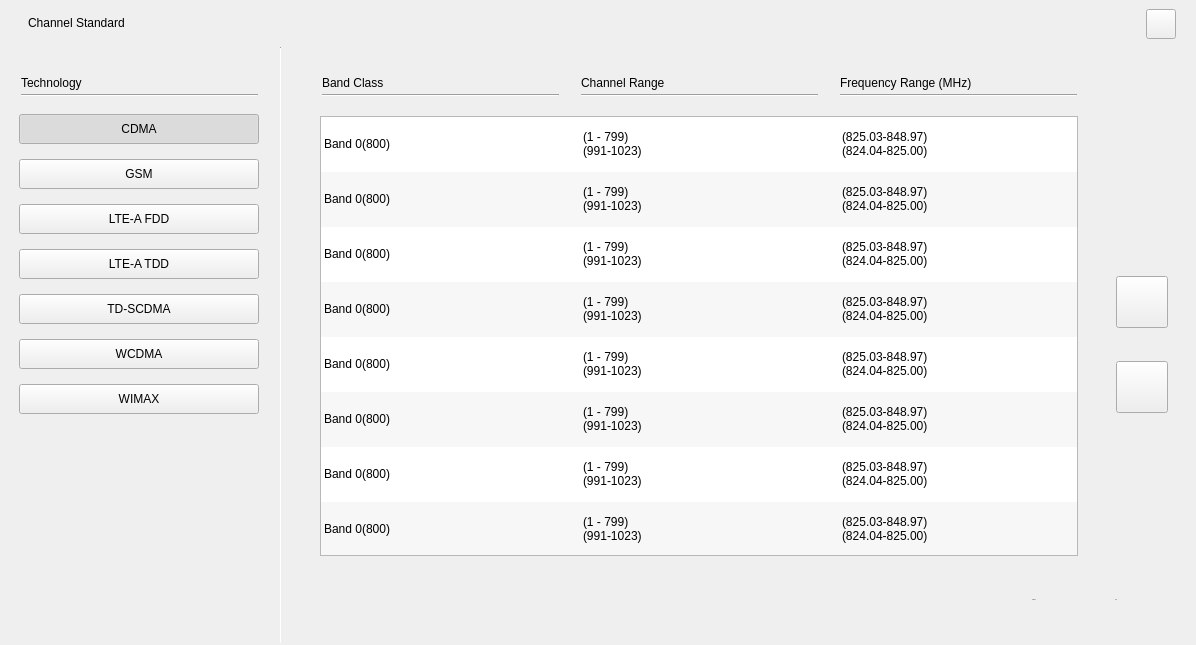
<?xml version="1.0" encoding="UTF-8"?>
<ui version="4.0">
 <class>SA_Dialog_CH_Std</class>
 <widget class="QWidget" name="SA_Dialog_CH_Std">
  <property name="geometry">
   <rect>
    <x>0</x>
    <y>0</y>
    <width>1196</width>
    <height>645</height>
   </rect>
  </property>
  <property name="windowTitle">
   <string>Form</string>
  </property>
  <property name="layoutDirection">
   <enum>Qt::LeftToRight</enum>
  </property>
  <property name="styleSheet">
   <string notr="true"/>
  </property>
  <property name="status" stdset="0">
   <string>night</string>
  </property>
  <layout class="QVBoxLayout" name="verticalLayout" stretch="46,599">
   <property name="spacing">
    <number>0</number>
   </property>
   <property name="leftMargin">
    <number>0</number>
   </property>
   <property name="topMargin">
    <number>0</number>
   </property>
   <property name="rightMargin">
    <number>0</number>
   </property>
   <property name="bottomMargin">
    <number>0</number>
   </property>
   <item>
    <widget class="QWidget" name="widget_title" native="true">
     <property name="minimumSize">
      <size>
       <width>0</width>
       <height>46</height>
      </size>
     </property>
     <property name="maximumSize">
      <size>
       <width>16777215</width>
       <height>46</height>
      </size>
     </property>
     <property name="styleSheet">
      <string notr="true">/*******************indoor**********************/ 
#SA_Dialog_CH_Std[status = &quot;indoor&quot;] #widget_title
{
	background-color:rgba(201,201,201,1);
	border-bottom:1px solid rgba(0,0,0,1);
}
#SA_Dialog_CH_Std[status=&quot;indoor&quot;] #widget_title&gt;#pb_close
{
	border-style:flat;
	background-image: url(:/sa/image/btn_close_w30_normal.png);
}
#SA_Dialog_CH_Std[status=&quot;indoor&quot;] #widget_title&gt;#pb_close:pressed
{
	background-image: url(:/sa/image/btn_close_w30_click.png);
}
#SA_Dialog_CH_Std[status=&quot;indoor&quot;] #widget_title&gt;#lblTitle
{
	color:rgb(0,0,0);
	font:75 20px &quot;Arial&quot;;
	font-weight:bold;
}
/*******************outdoor**********************/
#SA_Dialog_CH_Std[status=&quot;outdoor&quot;] #widget_title
{
	background-color:rgba(201,201,201,1);
	border-bottom:1px solid rgba(0,0,0,1);
}
#SA_Dialog_CH_Std[status=&quot;outdoor&quot;] #widget_title&gt;#pb_close
{
	border-style:flat;
	background-image: url(:/sa/image/btn_close_w30_normal.png);
}
#SA_Dialog_CH_Std[status=&quot;outdoor&quot;] #widget_title&gt;#pb_close:pressed
{
	background-image: url(:/sa/image/btn_close_w30_click.png);
}
#SA_Dialog_CH_Std[status=&quot;outdoor&quot;] #widget_title&gt;#lblTitle
{
	color:rgb(0,0,0);
	font:75 20px &quot;Arial&quot;;
	font-weight:bold;
}
/*******************night**********************/
#SA_Dialog_CH_Std[status=&quot;night&quot;] #widget_title
{
	background-color: rgb(197,172,131);
	border-bottom:1px solid rgba(0,0,0,1);
}
#SA_Dialog_CH_Std[status=&quot;night&quot;] #widget_title&gt;#pb_close
{
	border-style:flat;
	background-image: url(:/sa/image/night/btn_close_normal.png);
}
#SA_Dialog_CH_Std[status=&quot;night&quot;] #widget_title&gt;#pb_close:pressed
{
	background-image: url(:/sa/image/night/btn_close_click.png);
}
#SA_Dialog_CH_Std[status=&quot;night&quot;] #widget_title&gt;#lblTitle
{
	color:rgb(0,0,0);
	font:75 20px &quot;Arial&quot;;
	font-weight:bold;
}

</string>
     </property>
     <layout class="QHBoxLayout" name="horizontalLayout">
      <property name="leftMargin">
       <number>28</number>
      </property>
      <property name="rightMargin">
       <number>20</number>
      </property>
      <item>
       <widget class="QLabel" name="lblTitle">
        <property name="minimumSize">
         <size>
          <width>228</width>
          <height>22</height>
         </size>
        </property>
        <property name="maximumSize">
         <size>
          <width>228</width>
          <height>22</height>
         </size>
        </property>
        <property name="text">
         <string>Channel Standard</string>
        </property>
       </widget>
      </item>
      <item>
       <spacer name="horizontalSpacer">
        <property name="orientation">
         <enum>Qt::Horizontal</enum>
        </property>
        <property name="sizeHint" stdset="0">
         <size>
          <width>875</width>
          <height>20</height>
         </size>
        </property>
       </spacer>
      </item>
      <item>
       <widget class="QPushButton" name="pb_close">
        <property name="minimumSize">
         <size>
          <width>30</width>
          <height>30</height>
         </size>
        </property>
        <property name="maximumSize">
         <size>
          <width>30</width>
          <height>30</height>
         </size>
        </property>
        <property name="text">
         <string/>
        </property>
       </widget>
      </item>
     </layout>
    </widget>
   </item>
   <item>
    <widget class="QWidget" name="widget_main" native="true">
     <property name="layoutDirection">
      <enum>Qt::LeftToRight</enum>
     </property>
     <property name="styleSheet">
      <string notr="true">/*******************indoor**********************/ 
#SA_Dialog_CH_Std[status = &quot;indoor&quot;] #widget_main
{
	background-color:rgba(255,255,255,1);
}
#SA_Dialog_CH_Std[status = &quot;indoor&quot;] #widget_main&gt;QLabel
{
	color:rgba(6, 62, 97, 1);
	font:75 15px &quot;Arial&quot;;
	font-weight:bold;
}
#SA_Dialog_CH_Std[status = &quot;indoor&quot;] #widget_main&gt;#pb_up
{
	border-style:flat;
	background-image: url(:/sa/image/btn_up_normal.png);
}
#SA_Dialog_CH_Std[status = &quot;indoor&quot;] #widget_main&gt;#pb_up:pressed
{
	background-image: url(:/sa/image/btn_up_click.png);
}
#SA_Dialog_CH_Std[status = &quot;indoor&quot;] #widget_main&gt;#pb_down
{
border-style:flat;
	background-image: url(:/sa/image/btn_down_normal.png);
}
#SA_Dialog_CH_Std[status = &quot;indoor&quot;] #widget_main&gt;#pb_down:pressed
{
	background-image: url(:/sa/image/btn_down_click.png);
}
#SA_Dialog_CH_Std[status = &quot;indoor&quot;] #widget_main&gt;#line,
#SA_Dialog_CH_Std[status = &quot;indoor&quot;] #widget_main&gt;#line_2,
#SA_Dialog_CH_Std[status = &quot;indoor&quot;] #widget_main&gt;#line_3,
#SA_Dialog_CH_Std[status = &quot;indoor&quot;] #widget_main&gt;#line_4
{
	background-color:rgba(6,62,97,1);
}

#SA_Dialog_CH_Std[status = &quot;indoor&quot;] #widget_main&gt;#line_5
{
	background-color:rgba(181, 181, 181, 1);
}
#SA_Dialog_CH_Std[status = &quot;indoor&quot;] #widget_main&gt;#tableWidget
{
	border-style:flat;
	outline:0px;
	font:75 15px &quot;Arial&quot;;
	
}
#SA_Dialog_CH_Std[status = &quot;indoor&quot;] #widget_main&gt;#tableWidget::item
{
	padding-left:10px;
}
#SA_Dialog_CH_Std[status = &quot;indoor&quot;] #widget_main&gt;#tableWidget::item:selected
{
	border-style:flat;
	font-weight:bold;
	background-image: url(:/sa/image/box_click.png);
}
#SA_Dialog_CH_Std[status = &quot;indoor&quot;] #widget_main&gt;QPushButton:checked
{
	background-color:rgba(255, 181, 0, 1)
}
#SA_Dialog_CH_Std[status = &quot;indoor&quot;] #widget_main&gt;QPushButton
{
	border-style:flat;
	text-align:left;
	padding-left:10px;
}

#SA_Dialog_CH_Std[status = &quot;indoor&quot;] #widget_main&gt;#pb_ok
{
	color:rgba(0,0,0,0);
	background-image: url(:/sa/image/btn_ok_w80_nor.png);
}
#SA_Dialog_CH_Std[status = &quot;indoor&quot;] #widget_main&gt;#pb_ok:pressed
{	
	color:rgba(0,0,0,0);
	background-image: url(:/sa/image/btn_ok_w80_click.png);
}
#SA_Dialog_CH_Std[status = &quot;indoor&quot;] #widget_main&gt;#pb_cancel
{
	color:rgba(0,0,0,0);
	background-image: url(:/sa/image/btn_cancel_w80_nor.png);
}
#SA_Dialog_CH_Std[status = &quot;indoor&quot;] #widget_main&gt;#pb_cancel:pressed
{	
	color:rgba(0,0,0,0);
	background-image: url(:/sa/image/btn_cancel_w80_click.png);
}
/*******************outdoor**********************/
#SA_Dialog_CH_Std[status = &quot;outdoor&quot;] #widget_main
{
	background-color:rgba(255,255,255,1);
}
#SA_Dialog_CH_Std[status = &quot;outdoor&quot;] #widget_main&gt;QLabel
{
	color:rgba(6, 62, 97, 1);
	font:75 15px &quot;Arial&quot;;
	font-weight:bold;
}
#SA_Dialog_CH_Std[status = &quot;outdoor&quot;] #widget_main&gt;#pb_up
{
	border-style:flat;
	background-image: url(:/sa/image/btn_up_normal.png);
}
#SA_Dialog_CH_Std[status = &quot;outdoor&quot;] #widget_main&gt;#pb_up:pressed
{
	background-image: url(:/sa/image/btn_up_click.png);
}
#SA_Dialog_CH_Std[status = &quot;outdoor&quot;] #widget_main&gt;#pb_down
{
border-style:flat;
	background-image: url(:/sa/image/btn_down_normal.png);
}
#SA_Dialog_CH_Std[status = &quot;outdoor&quot;] #widget_main&gt;#pb_down:pressed
{
	background-image: url(:/sa/image/btn_down_click.png);
}
#SA_Dialog_CH_Std[status = &quot;outdoor&quot;] #widget_main&gt;#line,
#SA_Dialog_CH_Std[status = &quot;outdoor&quot;] #widget_main&gt;#line_2,
#SA_Dialog_CH_Std[status = &quot;outdoor&quot;] #widget_main&gt;#line_3,
#SA_Dialog_CH_Std[status = &quot;outdoor&quot;] #widget_main&gt;#line_4
{
	background-color:rgba(6,62,97,1);
}

#SA_Dialog_CH_Std[status = &quot;outdoor&quot;] #widget_main&gt;#line_5
{
	background-color:rgba(181, 181, 181, 1);
}
#SA_Dialog_CH_Std[status = &quot;outdoor&quot;] #widget_main&gt;#tableWidget
{
	border-style:flat;
	outline:0px;
	font:75 15px &quot;Arial&quot;;
	
}
#SA_Dialog_CH_Std[status = &quot;outdoor&quot;] #widget_main&gt;#tableWidget::item
{
	padding-left:10px;
}
#SA_Dialog_CH_Std[status = &quot;outdoor&quot;] #widget_main&gt;#tableWidget::item:selected
{
	border-style:flat;
	font-weight:bold;
	background-image: url(:/sa/image/box_click.png);
}
#SA_Dialog_CH_Std[status = &quot;outdoor&quot;] #widget_main&gt;QPushButton:checked
{
	background-color:rgba(255, 181, 0, 1)
}
#SA_Dialog_CH_Std[status = &quot;outdoor&quot;] #widget_main&gt;QPushButton
{
	border-style:flat;
	text-align:left;
	padding-left:10px;
}
#SA_Dialog_CH_Std[status = &quot;outdoor&quot;] #widget_main&gt;#pb_ok
{
	color:rgba(0,0,0,0);
	background-image: url(:/sa/image/btn_ok_w80_nor.png);
}
#SA_Dialog_CH_Std[status = &quot;outdoor&quot;] #widget_main&gt;#pb_ok:pressed
{	
	color:rgba(0,0,0,0);
	background-image: url(:/sa/image/btn_ok_w80_click.png);
}
#SA_Dialog_CH_Std[status = &quot;outdoor&quot;] #widget_main&gt;#pb_cancel
{
	color:rgba(0,0,0,0);
	background-image: url(:/sa/image/btn_cancel_w80_nor.png);
}
#SA_Dialog_CH_Std[status = &quot;outdoor&quot;] #widget_main&gt;#pb_cancel:pressed
{	
	color:rgba(0,0,0,0);
	background-image: url(:/sa/image/btn_cancel_w80_click.png);
}

/*******************night**********************/
#SA_Dialog_CH_Std[status = &quot;night&quot;] #widget_main
{
	background-color:rgba(0,0,0,1);
}
#SA_Dialog_CH_Std[status = &quot;night&quot;] #widget_main&gt;QLabel
{
	color:rgba(7,97,116,1);
	font:75 15px &quot;Arial&quot;;
	font-weight:bold;
}
#SA_Dialog_CH_Std[status = &quot;night&quot;] #widget_main&gt;#pb_up
{
	border-style:flat;
	background-color:rgb(0,0,0);
	background-image: url(:/sa/image/night/btn_up_normal.png);
}
#SA_Dialog_CH_Std[status = &quot;night&quot;] #widget_main&gt;#pb_up:pressed
{
	background-color:rgb(0,0,0);
	background-image: url(:/sa/image/night/btn_up_click.png);
}
#SA_Dialog_CH_Std[status = &quot;night&quot;] #widget_main&gt;#pb_down
{
	background-color:rgb(0,0,0);
	border-style:flat;
	background-image: url(:/sa/image/night/btn_down_normal.png);
}
#SA_Dialog_CH_Std[status = &quot;night&quot;] #widget_main&gt;#pb_down:pressed
{
	background-color:rgb(0,0,0);
	background-image: url(:/sa/image/night/btn_down_click.png);
}
#SA_Dialog_CH_Std[status = &quot;night&quot;] #widget_main&gt;#line,
#SA_Dialog_CH_Std[status = &quot;night&quot;] #widget_main&gt;#line_2,
#SA_Dialog_CH_Std[status = &quot;night&quot;] #widget_main&gt;#line_3,
#SA_Dialog_CH_Std[status = &quot;night&quot;] #widget_main&gt;#line_4
{
	background-color:rgba(6,62,97,1);
}

#SA_Dialog_CH_Std[status = &quot;night&quot;] #widget_main&gt;#line_5
{
	background-color:rgba(7,97,116,1);
}
#SA_Dialog_CH_Std[status = &quot;night&quot;] #widget_main&gt;#tableWidget
{
	background-color: rgb(0, 0, 0);
	alternate-background-color: rgba(24,23,20,1);
	color: rgba(176,153,117,1);
	border-style:flat;
	outline:0px;
	font:75 15px &quot;Arial&quot;;
	
}
#SA_Dialog_CH_Std[status = &quot;night&quot;] #widget_main&gt;#tableWidget::item
{
	padding-left:10px;
}
#SA_Dialog_CH_Std[status = &quot;night&quot;] #widget_main&gt;#tableWidget::item:selected
{
	color: rgba(0,0,0,1);
	border-style:flat;
	font-weight:bold;
	background-image: url(:/sa/image/night/box_click.png);
}
#SA_Dialog_CH_Std[status = &quot;night&quot;] #widget_main&gt;QPushButton:checked
{
	color:rgba(0,0,0,1);
	background-color:rgba(255, 156, 0, 1)
}
#SA_Dialog_CH_Std[status = &quot;night&quot;] #widget_main&gt;QPushButton
{
	color:rgba(251, 219, 167, 1);
	background-color:rgba(24,23,20,1);
	border-style:flat;
	text-align:left;
	padding-left:10px;
}
#SA_Dialog_CH_Std[status = &quot;night&quot;] #widget_main&gt;#pb_ok
{
	padding-left:30px;
	font:75 13px &quot;Arial&quot;;
	border-style: flat;
	border-image: url(:/sa/image/night/btn_ok_w80_nor.png);
}
#SA_Dialog_CH_Std[status = &quot;night&quot;] #widget_main&gt;#pb_ok:pressed
{	
	border-image: url(:/sa/image/night/btn_w70_click.png);
}

#SA_Dialog_CH_Std[status = &quot;night&quot;] #widget_main&gt;#pb_cancel
{
	font:75 13px &quot;Arial&quot;;
	padding-left:20px;
	padding-top:3px;
	border-style: flat;
	border-image: url(:/sa/image/night/btn_w70_normal.png);
}
#SA_Dialog_CH_Std[status = &quot;night&quot;] #widget_main&gt;#pb_cancel:pressed
{	
	border-image: url(:/sa/image/night/btn_w70_click.png);
}</string>
     </property>
     <widget class="QPushButton" name="pb_CDMA">
      <property name="geometry">
       <rect>
        <x>19</x>
        <y>68</y>
        <width>240</width>
        <height>30</height>
       </rect>
      </property>
      <property name="text">
       <string>CDMA</string>
      </property>
      <property name="checkable">
       <bool>true</bool>
      </property>
      <property name="checked">
       <bool>true</bool>
      </property>
     </widget>
     <widget class="QPushButton" name="pb_GSM">
      <property name="geometry">
       <rect>
        <x>19</x>
        <y>113</y>
        <width>240</width>
        <height>30</height>
       </rect>
      </property>
      <property name="text">
       <string>GSM</string>
      </property>
      <property name="checkable">
       <bool>true</bool>
      </property>
     </widget>
     <widget class="QPushButton" name="pb_LTEFDD">
      <property name="geometry">
       <rect>
        <x>19</x>
        <y>158</y>
        <width>240</width>
        <height>30</height>
       </rect>
      </property>
      <property name="text">
       <string>LTE-A FDD</string>
      </property>
      <property name="checkable">
       <bool>true</bool>
      </property>
     </widget>
     <widget class="QPushButton" name="pb_LTETDD">
      <property name="geometry">
       <rect>
        <x>19</x>
        <y>203</y>
        <width>240</width>
        <height>30</height>
       </rect>
      </property>
      <property name="text">
       <string>LTE-A TDD</string>
      </property>
      <property name="checkable">
       <bool>true</bool>
      </property>
     </widget>
     <widget class="QPushButton" name="pb_TD">
      <property name="geometry">
       <rect>
        <x>19</x>
        <y>248</y>
        <width>240</width>
        <height>30</height>
       </rect>
      </property>
      <property name="text">
       <string>TD-SCDMA</string>
      </property>
      <property name="checkable">
       <bool>true</bool>
      </property>
     </widget>
     <widget class="QPushButton" name="pb_WCDMA">
      <property name="geometry">
       <rect>
        <x>19</x>
        <y>293</y>
        <width>240</width>
        <height>30</height>
       </rect>
      </property>
      <property name="text">
       <string>WCDMA</string>
      </property>
      <property name="checkable">
       <bool>true</bool>
      </property>
     </widget>
     <widget class="QPushButton" name="pb_WIMAX">
      <property name="geometry">
       <rect>
        <x>19</x>
        <y>338</y>
        <width>240</width>
        <height>30</height>
       </rect>
      </property>
      <property name="text">
       <string>WIMAX</string>
      </property>
      <property name="checkable">
       <bool>true</bool>
      </property>
     </widget>
     <widget class="QLabel" name="label_2">
      <property name="geometry">
       <rect>
        <x>21</x>
        <y>28</y>
        <width>90</width>
        <height>17</height>
       </rect>
      </property>
      <property name="text">
       <string>Technology</string>
      </property>
     </widget>
     <widget class="QTableWidget" name="tableWidget">
      <property name="geometry">
       <rect>
        <x>320</x>
        <y>70</y>
        <width>758</width>
        <height>440</height>
       </rect>
      </property>
      <property name="layoutDirection">
       <enum>Qt::LeftToRight</enum>
      </property>
      <property name="styleSheet">
       <string notr="true"/>
      </property>
      <property name="frameShape">
       <enum>QFrame::StyledPanel</enum>
      </property>
      <property name="verticalScrollBarPolicy">
       <enum>Qt::ScrollBarAlwaysOff</enum>
      </property>
      <property name="horizontalScrollBarPolicy">
       <enum>Qt::ScrollBarAlwaysOff</enum>
      </property>
      <property name="showDropIndicator" stdset="0">
       <bool>true</bool>
      </property>
      <property name="alternatingRowColors">
       <bool>true</bool>
      </property>
      <property name="textElideMode">
       <enum>Qt::ElideRight</enum>
      </property>
      <property name="showGrid">
       <bool>false</bool>
      </property>
      <property name="wordWrap">
       <bool>true</bool>
      </property>
      <property name="rowCount">
       <number>9</number>
      </property>
      <property name="columnCount">
       <number>3</number>
      </property>
      <attribute name="horizontalHeaderVisible">
       <bool>false</bool>
      </attribute>
      <attribute name="horizontalHeaderDefaultSectionSize">
       <number>259</number>
      </attribute>
      <attribute name="horizontalHeaderHighlightSections">
       <bool>false</bool>
      </attribute>
      <attribute name="horizontalHeaderStretchLastSection">
       <bool>true</bool>
      </attribute>
      <attribute name="verticalHeaderVisible">
       <bool>false</bool>
      </attribute>
      <attribute name="verticalHeaderDefaultSectionSize">
       <number>55</number>
      </attribute>
      <attribute name="verticalHeaderHighlightSections">
       <bool>false</bool>
      </attribute>
      <attribute name="verticalHeaderStretchLastSection">
       <bool>false</bool>
      </attribute>
      <row>
       <property name="text">
        <string>新建行</string>
       </property>
      </row>
      <row/>
      <row/>
      <row/>
      <row/>
      <row/>
      <row/>
      <row/>
      <row/>
      <column>
       <property name="text">
        <string>新建列</string>
       </property>
      </column>
      <column/>
      <column/>
      <item row="0" column="0">
       <property name="text">
        <string>Band 0(800)</string>
       </property>
      </item>
      <item row="0" column="1">
       <property name="text">
        <string>(1 - 799)
(991-1023)</string>
       </property>
      </item>
      <item row="0" column="2">
       <property name="text">
        <string>(825.03-848.97)
(824.04-825.00)</string>
       </property>
      </item>
      <item row="1" column="0">
       <property name="text">
        <string>Band 0(800)</string>
       </property>
      </item>
      <item row="1" column="1">
       <property name="text">
        <string>(1 - 799)
(991-1023)</string>
       </property>
      </item>
      <item row="1" column="2">
       <property name="text">
        <string>(825.03-848.97)
(824.04-825.00)</string>
       </property>
      </item>
      <item row="2" column="0">
       <property name="text">
        <string>Band 0(800)</string>
       </property>
      </item>
      <item row="2" column="1">
       <property name="text">
        <string>(1 - 799)
(991-1023)</string>
       </property>
      </item>
      <item row="2" column="2">
       <property name="text">
        <string>(825.03-848.97)
(824.04-825.00)</string>
       </property>
      </item>
      <item row="3" column="0">
       <property name="text">
        <string>Band 0(800)</string>
       </property>
      </item>
      <item row="3" column="1">
       <property name="text">
        <string>(1 - 799)
(991-1023)</string>
       </property>
      </item>
      <item row="3" column="2">
       <property name="text">
        <string>(825.03-848.97)
(824.04-825.00)</string>
       </property>
      </item>
      <item row="4" column="0">
       <property name="text">
        <string>Band 0(800)</string>
       </property>
      </item>
      <item row="4" column="1">
       <property name="text">
        <string>(1 - 799)
(991-1023)</string>
       </property>
      </item>
      <item row="4" column="2">
       <property name="text">
        <string>(825.03-848.97)
(824.04-825.00)</string>
       </property>
      </item>
      <item row="5" column="0">
       <property name="text">
        <string>Band 0(800)</string>
       </property>
      </item>
      <item row="5" column="1">
       <property name="text">
        <string>(1 - 799)
(991-1023)</string>
       </property>
      </item>
      <item row="5" column="2">
       <property name="text">
        <string>(825.03-848.97)
(824.04-825.00)</string>
       </property>
      </item>
      <item row="6" column="0">
       <property name="text">
        <string>Band 0(800)</string>
       </property>
      </item>
      <item row="6" column="1">
       <property name="text">
        <string>(1 - 799)
(991-1023)</string>
       </property>
      </item>
      <item row="6" column="2">
       <property name="text">
        <string>(825.03-848.97)
(824.04-825.00)</string>
       </property>
      </item>
      <item row="7" column="0">
       <property name="text">
        <string>Band 0(800)</string>
       </property>
      </item>
      <item row="7" column="1">
       <property name="text">
        <string>(1 - 799)
(991-1023)</string>
       </property>
      </item>
      <item row="7" column="2">
       <property name="text">
        <string>(825.03-848.97)
(824.04-825.00)</string>
       </property>
      </item>
      <item row="8" column="0">
       <property name="text">
        <string>Band 0(800)</string>
       </property>
      </item>
      <item row="8" column="1">
       <property name="text">
        <string>(1 - 799)
(991-1023)</string>
       </property>
      </item>
      <item row="8" column="2">
       <property name="text">
        <string>(825.03-848.97)
(824.04-825.00)</string>
       </property>
      </item>
     </widget>
     <widget class="QPushButton" name="pb_up">
      <property name="geometry">
       <rect>
        <x>1116</x>
        <y>230</y>
        <width>52</width>
        <height>52</height>
       </rect>
      </property>
      <property name="text">
       <string/>
      </property>
     </widget>
     <widget class="QPushButton" name="pb_down">
      <property name="geometry">
       <rect>
        <x>1116</x>
        <y>315</y>
        <width>52</width>
        <height>52</height>
       </rect>
      </property>
      <property name="text">
       <string/>
      </property>
     </widget>
     <widget class="QLabel" name="label_3">
      <property name="geometry">
       <rect>
        <x>322</x>
        <y>28</y>
        <width>88</width>
        <height>17</height>
       </rect>
      </property>
      <property name="text">
       <string>Band Class</string>
      </property>
     </widget>
     <widget class="QLabel" name="label_4">
      <property name="geometry">
       <rect>
        <x>581</x>
        <y>28</y>
        <width>118</width>
        <height>17</height>
       </rect>
      </property>
      <property name="text">
       <string>Channel Range</string>
      </property>
     </widget>
     <widget class="QLabel" name="label_5">
      <property name="geometry">
       <rect>
        <x>840</x>
        <y>28</y>
        <width>179</width>
        <height>17</height>
       </rect>
      </property>
      <property name="text">
       <string>Frequency Range (MHz)</string>
      </property>
     </widget>
     <widget class="Line" name="line">
      <property name="geometry">
       <rect>
        <x>21</x>
        <y>48</y>
        <width>237</width>
        <height>2</height>
       </rect>
      </property>
      <property name="orientation">
       <enum>Qt::Horizontal</enum>
      </property>
     </widget>
     <widget class="Line" name="line_2">
      <property name="geometry">
       <rect>
        <x>322</x>
        <y>48</y>
        <width>237</width>
        <height>2</height>
       </rect>
      </property>
      <property name="orientation">
       <enum>Qt::Horizontal</enum>
      </property>
     </widget>
     <widget class="Line" name="line_3">
      <property name="geometry">
       <rect>
        <x>581</x>
        <y>48</y>
        <width>237</width>
        <height>2</height>
       </rect>
      </property>
      <property name="orientation">
       <enum>Qt::Horizontal</enum>
      </property>
     </widget>
     <widget class="Line" name="line_4">
      <property name="geometry">
       <rect>
        <x>840</x>
        <y>48</y>
        <width>237</width>
        <height>2</height>
       </rect>
      </property>
      <property name="orientation">
       <enum>Qt::Horizontal</enum>
      </property>
     </widget>
     <widget class="Line" name="line_5">
      <property name="geometry">
       <rect>
        <x>280</x>
        <y>1</y>
        <width>1</width>
        <height>597</height>
       </rect>
      </property>
      <property name="orientation">
       <enum>Qt::Vertical</enum>
      </property>
     </widget>
     <widget class="QPushButton" name="pb_cancel">
      <property name="geometry">
       <rect>
        <x>994</x>
        <y>539</y>
        <width>80</width>
        <height>30</height>
       </rect>
      </property>
      <property name="font">
       <font>
        <family>Arial</family>
        <pointsize>-1</pointsize>
        <weight>9</weight>
        <italic>false</italic>
        <bold>false</bold>
       </font>
      </property>
      <property name="styleSheet">
       <string notr="true"/>
      </property>
      <property name="text">
       <string>Cancel</string>
      </property>
      <property name="flat">
       <bool>true</bool>
      </property>
     </widget>
     <widget class="QPushButton" name="pb_ok">
      <property name="geometry">
       <rect>
        <x>1076</x>
        <y>539</y>
        <width>80</width>
        <height>30</height>
       </rect>
      </property>
      <property name="font">
       <font>
        <family>Arial</family>
        <pointsize>-1</pointsize>
        <weight>9</weight>
        <italic>false</italic>
        <bold>false</bold>
       </font>
      </property>
      <property name="layoutDirection">
       <enum>Qt::LeftToRight</enum>
      </property>
      <property name="styleSheet">
       <string notr="true"/>
      </property>
      <property name="text">
       <string>OK</string>
      </property>
      <property name="flat">
       <bool>true</bool>
      </property>
     </widget>
    </widget>
   </item>
  </layout>
 </widget>
 <resources/>
 <connections/>
</ui>
